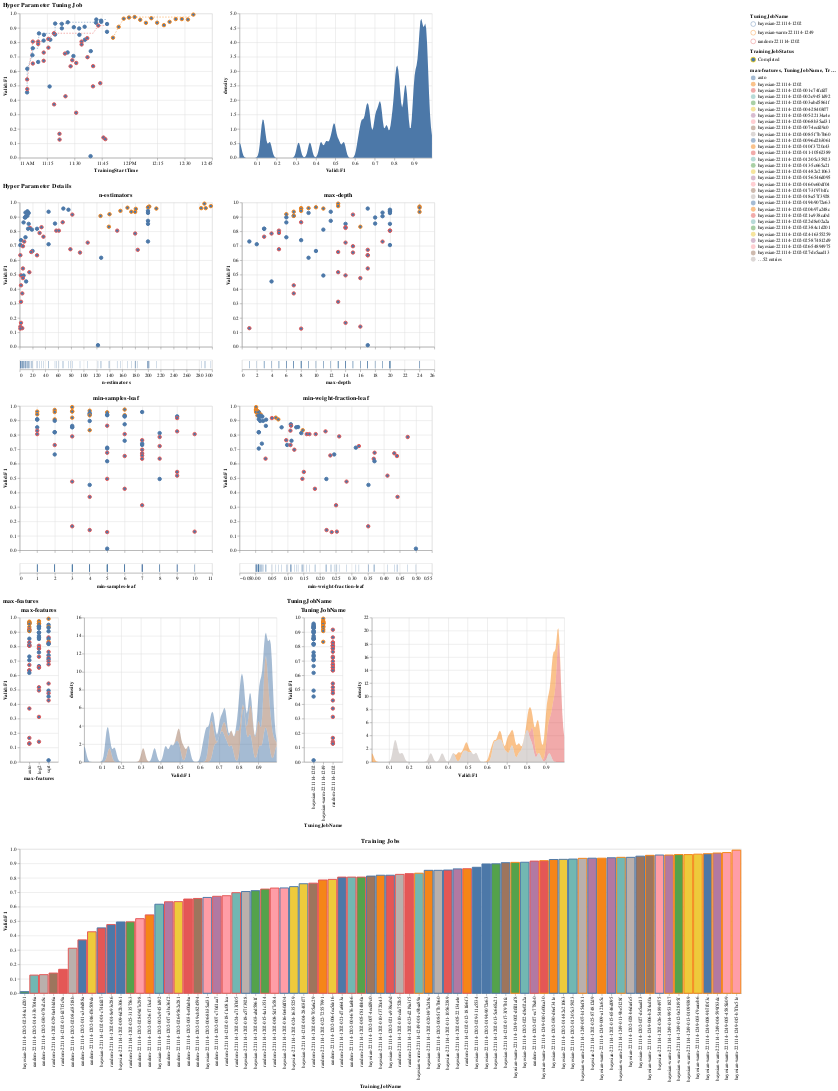

Notebook code cell kept with this figure:
### Code cell
visualize_tuning_job(warmstarted_tuner, advanced=True, trials_only=True)
